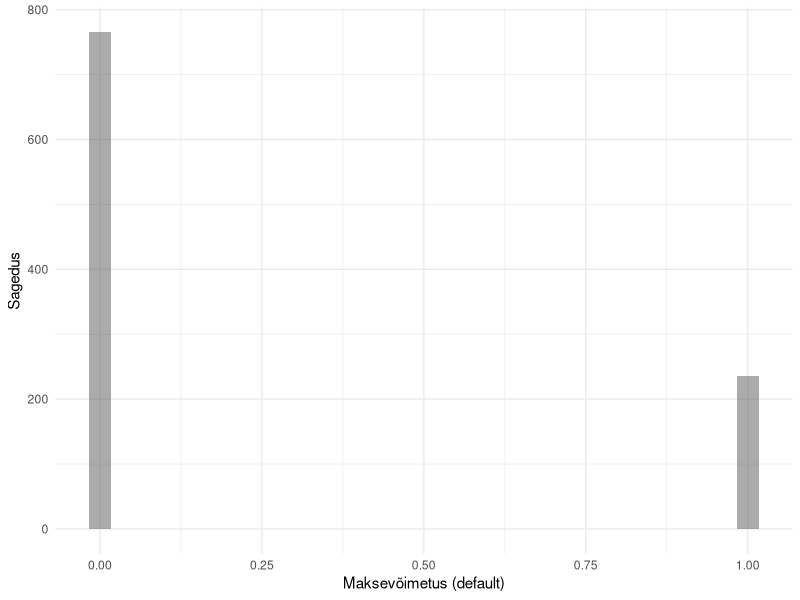
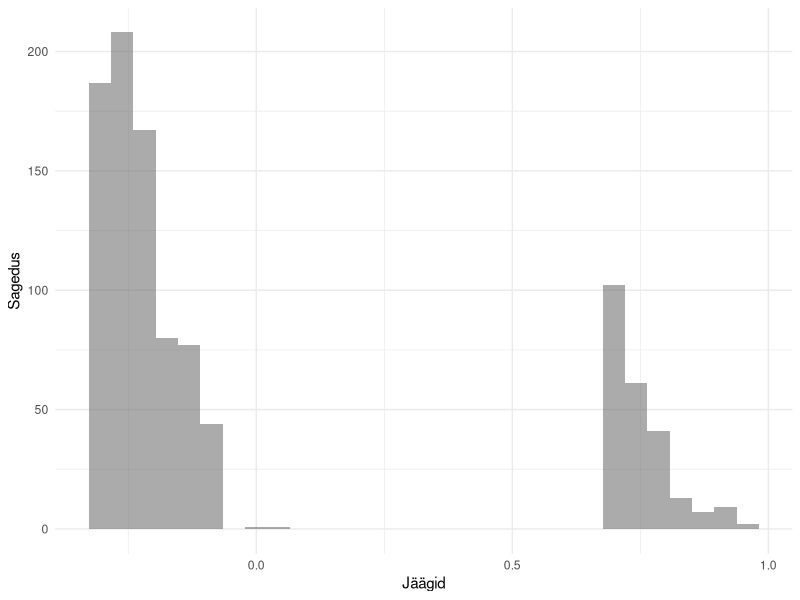
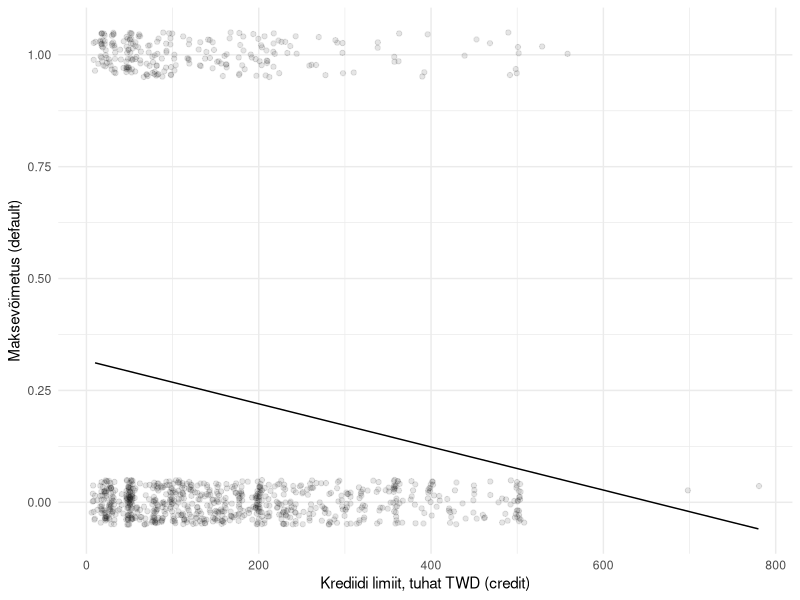
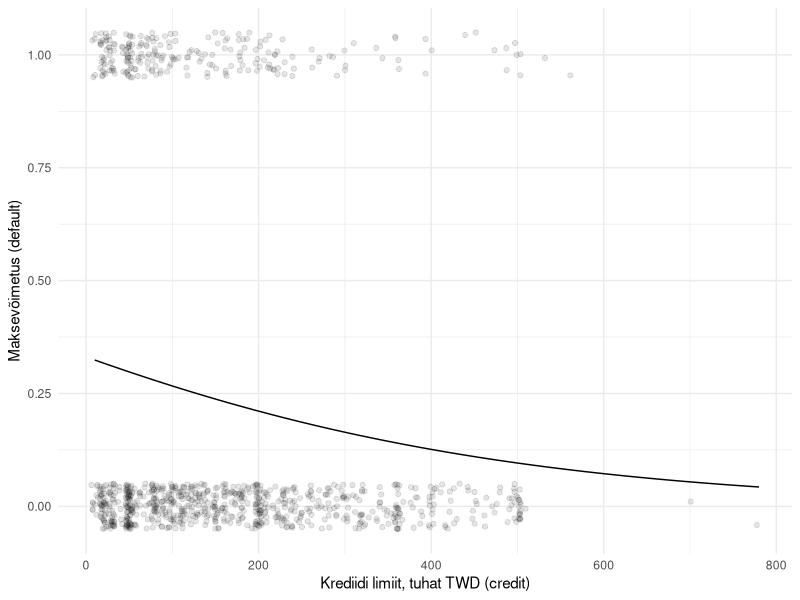
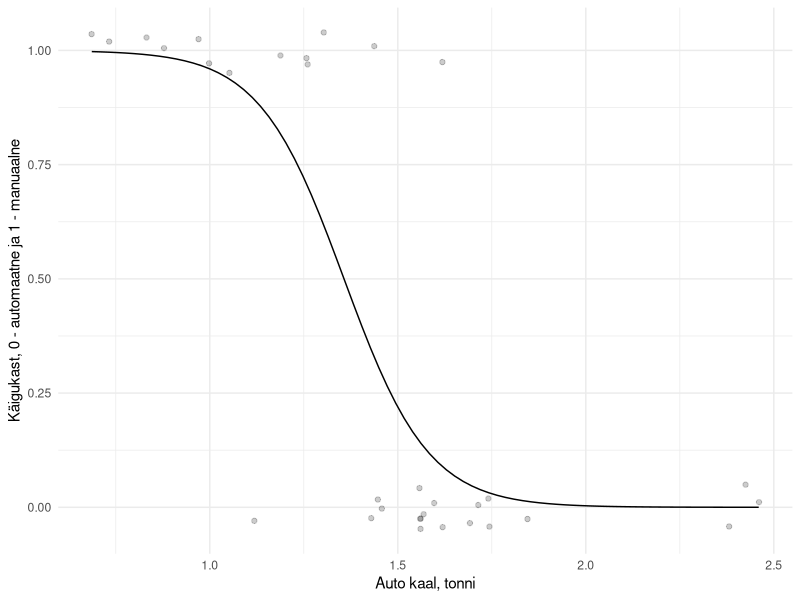
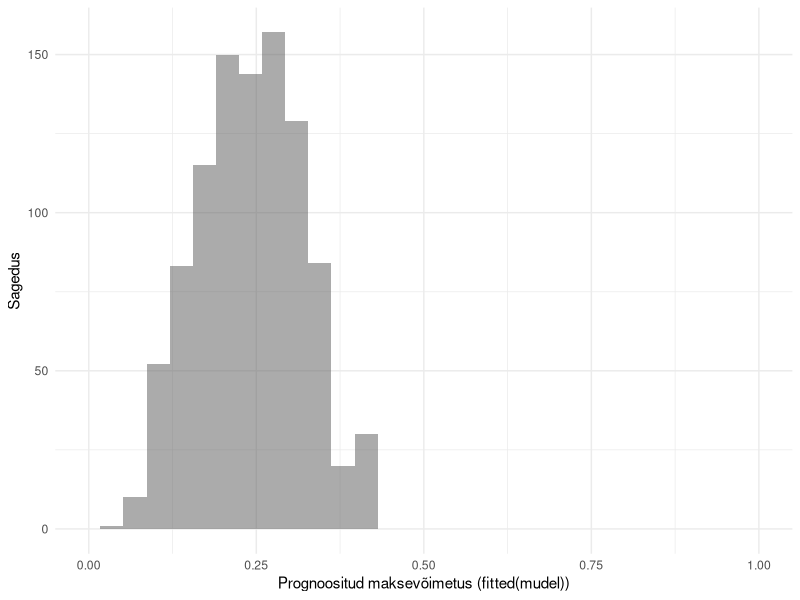

Recreate these plots in R, in order.
## ---- chunk 1
library('magrittr')
laenud <- read.csv('andmed/creditdefault.csv')
str(laenud)
## ---- chunk 2
#| echo: false
#| fig-cap: Binaarse tunnuse jaotus histogrammil
library('ggplot2')
ggplot(laenud) + aes(x = default) + 
  labs(x = "Maksevõimetus (default)", y = "Sagedus") + 
  geom_histogram(bins = 30, alpha = .5) + 
  theme_minimal()
## ---- chunk 3
options(scipen = 9)
mudel <- lm(default ~ credit, laenud)
mudel
## ---- chunk 4
#| echo: false
#| fig-cap: Vähimruutude meetodi regressioonijäägid binaartunnuse seletamisel
ggplot() + aes(x = residuals(mudel)) + 
  labs(x = "Jäägid", y = "Sagedus") + 
  geom_histogram(bins = 30, alpha = .5) + 
  theme_minimal()
## ---- chunk 5
#| echo: false
#| fig-cap: Vähimruutude meetodil leitud regressioonimudel binaartunnuse korral
library('magrittr')
joonis <- ggplot(laenud) + aes(x = credit/1e3, y = default) + 
  labs(x = "Krediidi limiit, tuhat TWD (credit)", y = "Maksevõimetus (default)") + 
  geom_jitter(height = .05, alpha = .1) + 
  theme_minimal()
joonis + 
  geom_smooth(method = 'lm', formula = y ~ x, se = F, color = 'black', lwd = .5)
## ---- chunk 6
laenud$maksevõimetu <- laenud$credit == 1
table(laenud$default, laenud$maksevõimetu)
mudel <- glm(default ~ credit, data = laenud, family = binomial(link = 'logit'))
mudel
## ---- chunk 7
#| echo: false
#| fig-cap: Logistiline mudel
library('magrittr')
joonis + 
  geom_smooth(method = 'glm', formula = y ~ x, se = F, color = 'black', lwd = .5, 
              method.args = list(family = binomial(link = 'logit')))
## ---- chunk 8
#| echo: false
#| label: fig-autod
#| fig-cap: Logistiline mudel
ggplot(mtcars) + aes(x = wt/2.205, y = am) + 
  labs(x = "Auto kaal, tonni", y = "Käigukast, 0 - automaatne ja 1 - manuaalne") + 
  geom_jitter(height = .05, alpha = .2) + 
  geom_smooth(method = 'glm', formula = y ~ x, se = F, color = 'black', lwd = .5, 
              method.args = list(family = binomial(link = 'logit'))) +
  theme_minimal()
## ---- chunk 9
mudel <- glm(default ~ credit + age + gender + education + maritalstatus, data = laenud, family = binomial(link = 'logit'))
mudel$coefficients # Kordajad
## ---- chunk 10
exp(mudel$coefficients) # Kordajate eksponendid
## ---- chunk 11
laenud[, c('gender', 'education', 'maritalstatus')] %>% sapply(unique)
## ---- chunk 12
mudel <- glm(default ~ age + gender + education, data = laenud, family = binomial(link = 'logit'))
tõenäosus <- predict(mudel, list(age = 23, gender = 'Female', education = 'University'), type = 'response')
tõenäosus
## ---- chunk 13
#| echo: false
#| fig-cap: Prognooside sagedused
mudel <- glm(default ~ ., data = laenud, family = binomial(link = 'logit'))
library('ggplot2')
ggplot() + aes(x = mudel$fitted.values) + 
  scale_x_continuous(limits = 0:1) + 
  labs(x = "Prognoositud maksevõimetus (fitted(mudel))", y = "Sagedus") + 
  geom_histogram(bins = 30, alpha = .5) + 
  theme_minimal()
## ---- chunk 14
table(fitted(mudel) > 0.4, mudel$model$default, 
      dnn = c('Prognoos', 'Tegelik'))
## ---- chunk 15
table(fitted(mudel) > 0.4, mudel$y, 
      dnn = c('Prognoos', 'Tegelik')) %>% 
  prop.table %>% round(2)
## ---- chunk 16
#| echo: false
õige <- table(fitted(mudel) > 0.4, mudel$model$default) %>% 
  prop.table %>% round(2) %>% diag %>% sum
